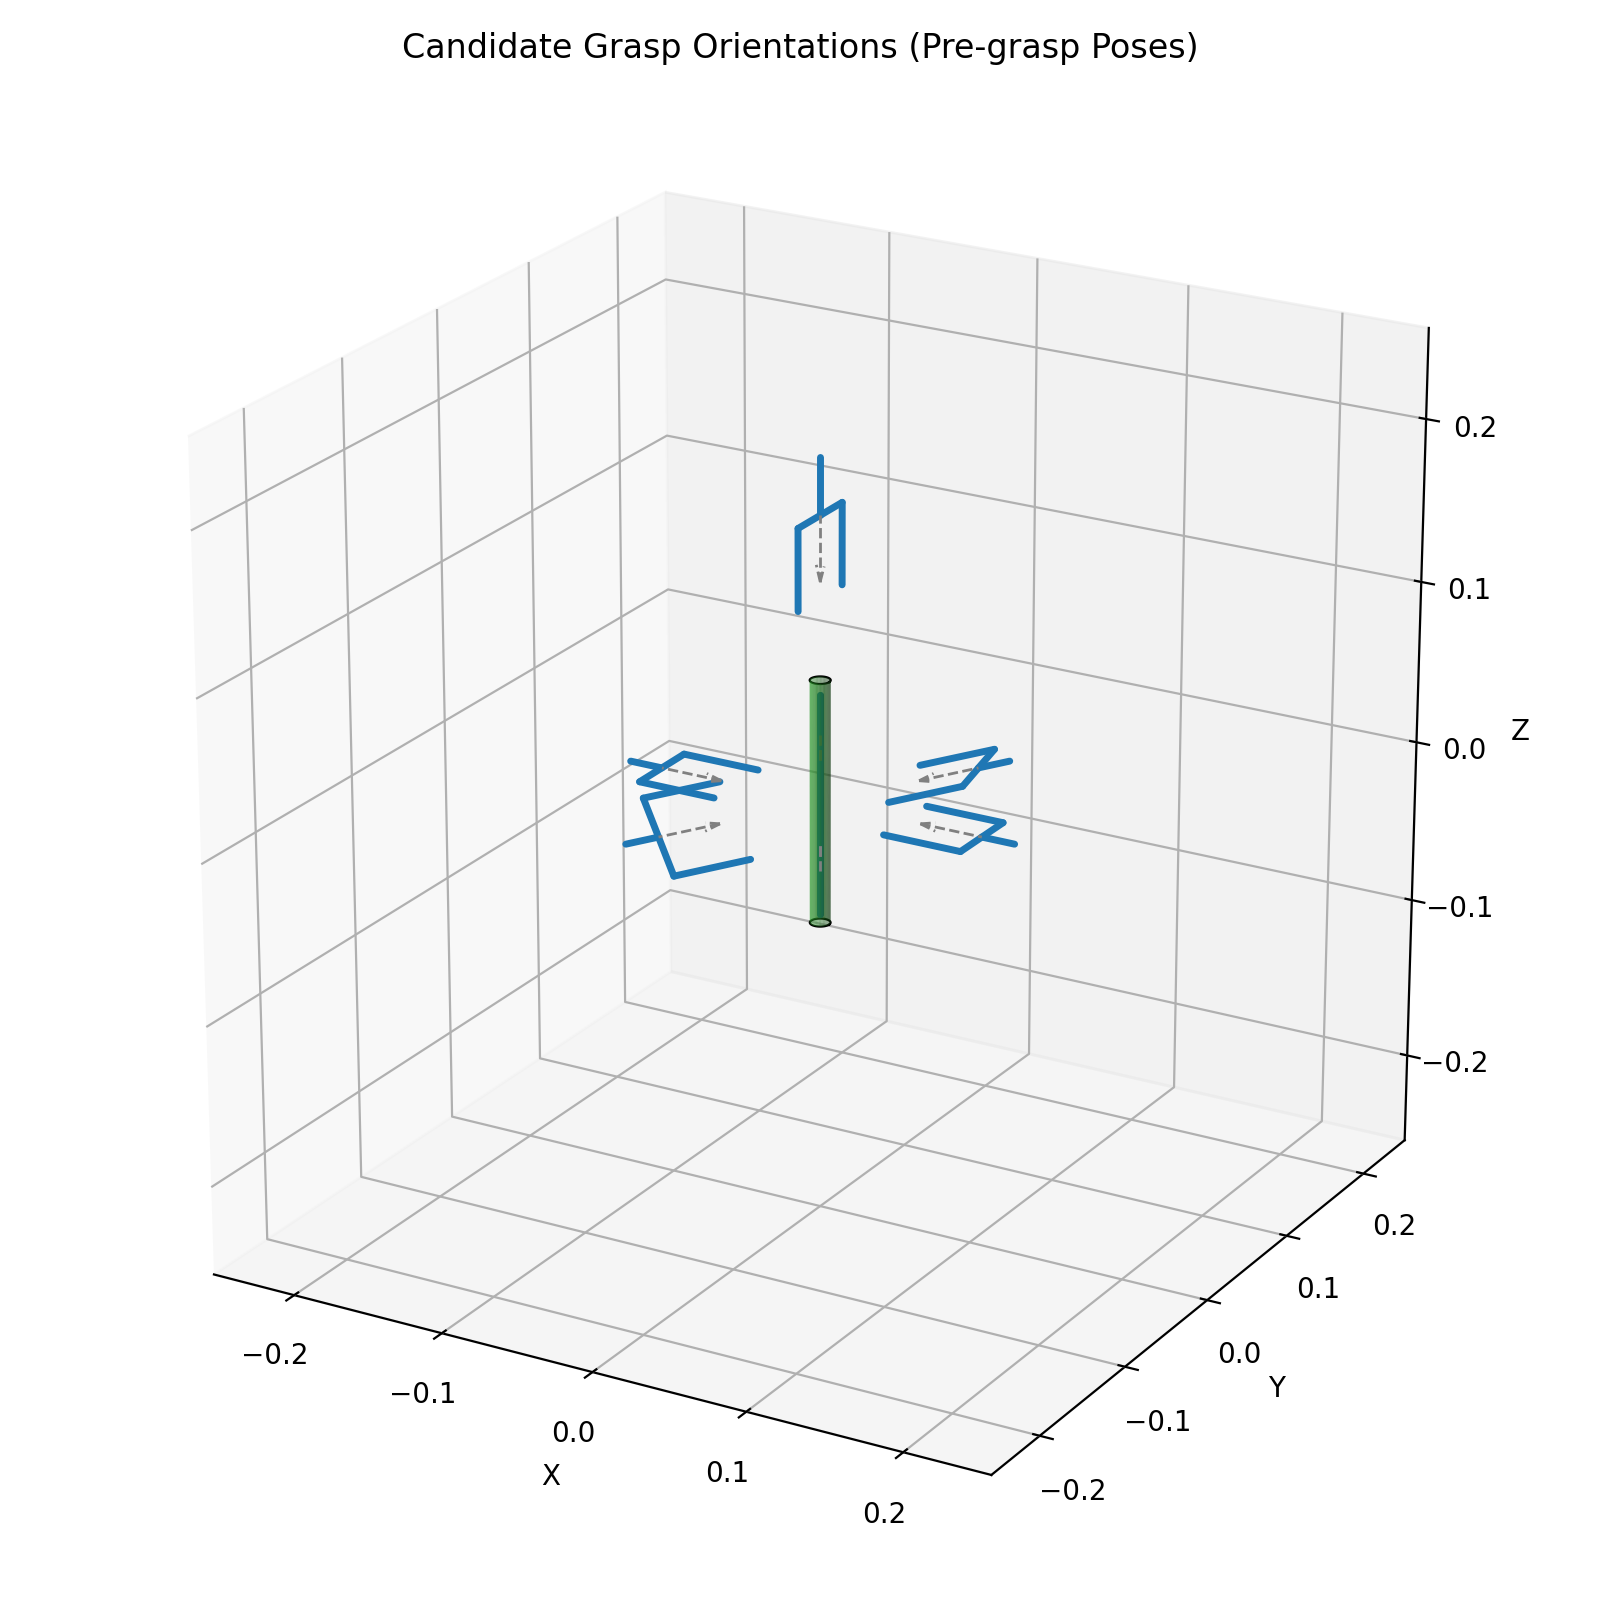

The script that saved this image:
"""
3D visualization of candidate grasp orientations around a truss stem
(modeled as a cylinder). Each gripper is drawn as a two-prong fork
(parallel-jaw finger pair) placed at its pre-grasp standoff, oriented
along its approach axis toward the stem.

Tweak the CONFIG block below to match your report's needs.
"""

import numpy as np
import matplotlib.pyplot as plt

# ----------------------------- CONFIG ---------------------------------

# Truss stem, modeled as a cylinder aligned with the Z axis
STEM_RADIUS = 0.006   # stem radius (m)
STEM_HEIGHT = 0.15    # stem segment length (m)

# Candidate grasps: each defined by (azimuth_deg, elevation_deg, roll_deg)
# azimuth: angle around the vertical (z) axis, 0 = +x axis -> sets yaw (position + approach direction)
# elevation: angle up from the horizontal plane, 90 = straight down from top -> sets pitch of the approach axis
# roll: rotation of the fork about its own approach axis (0 = default "upright" orientation)
GRASP_ANGLES = [
    (0, 0, 0),
    (60, 0, 45),
    (120, 0, 90),
    (180, 0, 0),
    (240, 0, 45),
    (300, 0, 90),
    (0, 90, 0),  # top-down grasp
]

STANDOFF = 0.10        # distance from object surface to pre-grasp position
PRONG_LENGTH = 0.05   # length of each finger prong
FORK_OPENING = 0.025   # half-distance between the two prongs
PALM_OFFSET = 0.0   # small gap between prong back-ends and the "palm" bar

FIGSIZE = (8, 8)
ELEV_VIEW, AZIM_VIEW = 22, -60
OUTPUT_PATH = "/tmp/claude-0/-root/3047a74c-ec3a-4b61-bbd6-9cab87991a9a/scratchpad/grasp_orientations.png"

# ------------------------------------------------------------------------


def spherical_to_cart(az_deg, el_deg, radius):
    az, el = np.radians(az_deg), np.radians(el_deg)
    x = radius * np.cos(el) * np.cos(az)
    y = radius * np.cos(el) * np.sin(az)
    z = radius * np.sin(el)
    return np.array([x, y, z])


def draw_cylinder(ax, radius, height, color="tab:green", alpha=0.5, n=48):
    """Draw a cylinder (the truss stem) aligned with the Z axis, centered at the origin."""
    theta = np.linspace(0, 2 * np.pi, n)
    z = np.linspace(-height / 2, height / 2, 2)
    theta_grid, z_grid = np.meshgrid(theta, z)
    x_grid = radius * np.cos(theta_grid)
    y_grid = radius * np.sin(theta_grid)
    ax.plot_surface(x_grid, y_grid, z_grid, color=color, alpha=alpha,
                     linewidth=0, antialiased=True, shade=True)

    # cap outlines for a cleaner silhouette
    for zc in (-height / 2, height / 2):
        ax.plot(radius * np.cos(theta), radius * np.sin(theta), zc,
                color="k", linewidth=0.8)


def rotate_around_axis(v, axis, angle_deg):
    """Rotate vector v about unit vector axis by angle_deg (Rodrigues' rotation formula)."""
    axis = axis / np.linalg.norm(axis)
    angle = np.radians(angle_deg)
    return (v * np.cos(angle)
            + np.cross(axis, v) * np.sin(angle)
            + axis * np.dot(axis, v) * (1 - np.cos(angle)))


def surface_distance(direction, radius, height):
    """Distance from the cylinder's center axis-origin to its surface along `direction`."""
    dx, dy, dz = direction
    horiz = np.hypot(dx, dy)
    half_h = height / 2
    if horiz < 1e-9:
        return half_h / abs(dz)
    t_lateral = radius / horiz
    if abs(dz) < 1e-9:
        return t_lateral
    t_cap = half_h / abs(dz)
    return min(t_lateral, t_cap)


def draw_gripper_fork(ax, position, approach_dir, roll_deg=0.0, up_hint=np.array([0, 0, 1])):
    """Draw a 2-prong fork gripper: two parallel finger lines + a palm bar,
    positioned at `position`, pointing along `approach_dir` toward the object.
    `roll_deg` rotates the fork about its own approach axis."""
    approach_dir = approach_dir / np.linalg.norm(approach_dir)

    # pick a default "upright" finger axis perpendicular to the approach direction
    if abs(np.dot(approach_dir, up_hint)) > 0.95:
        ref = np.array([1.0, 0.0, 0.0])
    else:
        ref = up_hint
    finger_axis = np.cross(approach_dir, ref)
    finger_axis /= np.linalg.norm(finger_axis)

    # roll: rotate the finger axis about the approach axis itself
    finger_axis = rotate_around_axis(finger_axis, approach_dir, roll_deg)

    prong_back = position
    prong_front = position + approach_dir * PRONG_LENGTH
    palm_back = position - approach_dir * PALM_OFFSET

    for sign in (-1, 1):
        offset = finger_axis * FORK_OPENING * sign
        back = prong_back + offset
        front = prong_front + offset
        ax.plot(*zip(back, front), color="tab:blue", linewidth=2.5, solid_capstyle="round")

    # palm bar connecting the two prong backs (perpendicular cross-piece)
    palm_left = palm_back - finger_axis * FORK_OPENING
    palm_right = palm_back + finger_axis * FORK_OPENING
    ax.plot(*zip(palm_left, palm_right), color="tab:blue", linewidth=2.5, solid_capstyle="round")

    # fork origin
    ax.plot(*zip(palm_back, (palm_back * 1.2)), color="tab:blue", linewidth=2.5, solid_capstyle="round")

    # approach-axis arrow from palm to object
    ax.quiver(*palm_back, *(approach_dir * (PALM_OFFSET + PRONG_LENGTH * 0.8)),
               color="gray", linewidth=1.0, arrow_length_ratio=0.25, linestyle="dashed")


def main():
    fig = plt.figure(figsize=FIGSIZE)
    ax = fig.add_subplot(111, projection="3d")

    draw_cylinder(ax, STEM_RADIUS, STEM_HEIGHT)

    for az, el, roll in GRASP_ANGLES:
        direction = spherical_to_cart(az, el, 1.0)  # unit vector from stem axis to gripper
        surf_dist = surface_distance(direction, STEM_RADIUS, STEM_HEIGHT)
        position = direction * (surf_dist + STANDOFF)
        approach_dir = -direction  # gripper approaches toward the stem
        draw_gripper_fork(ax, position, approach_dir, roll_deg=roll)

    lim = max(STEM_RADIUS, STEM_HEIGHT / 2) + STANDOFF + PRONG_LENGTH + 0.02
    ax.set_xlim(-lim, lim)
    ax.set_ylim(-lim, lim)
    ax.set_zlim(-lim, lim)
    ax.set_box_aspect([1, 1, 1])
    ax.set_xlabel("X")
    ax.set_ylabel("Y")
    ax.set_zlabel("Z")
    ax.set_title("Candidate Grasp Orientations (Pre-grasp Poses)")
    ax.view_init(elev=ELEV_VIEW, azim=AZIM_VIEW)

    plt.tight_layout()
    plt.savefig(OUTPUT_PATH, dpi=200)
    print(f"Saved to {OUTPUT_PATH}")


if __name__ == "__main__":
    main()
